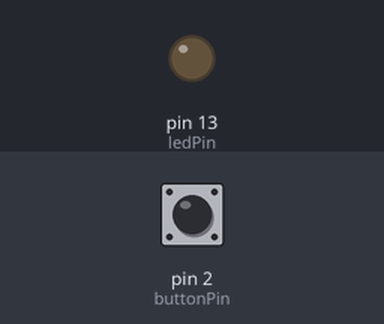
Simulated run of this sketch. Board: Arduino Uno, built with avr-gcc and run on an emulated ATmega328P. Shown: output pins drawn as LEDs (lit = HIGH). Inputs (shaded band) come from the test bench; at power-on: pin 2 (buttonPin) LOW.

Above: at 1.2 s.
1.3 s: pin 2 (buttonPin) pulled HIGH for 0.15 s
At 1.37 s:
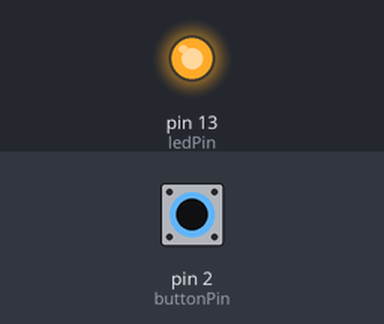
2.9 s: pin 2 (buttonPin) pulled HIGH for 3.2 s
At 6.8 s:
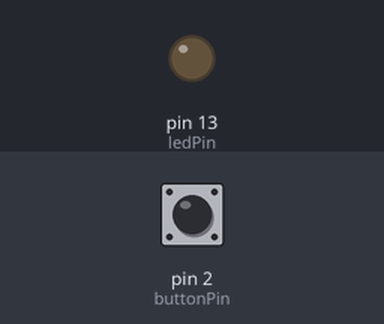
Timing chart, 0 to 8.3 s (numbered marks = the images above; inputs shaded):
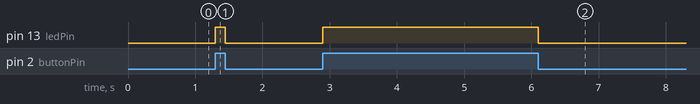

The sketch:

Hardware5.ino
```cpp
const int buttonPin = 2;
const int ledPin =  13;
int count = 0;
int buttonState = 0;

void setup()
{
  Serial.begin(9600);

  pinMode(ledPin, OUTPUT);

  pinMode(buttonPin, INPUT);
}

void loop(){

  buttonState = digitalRead(buttonPin);
  if (buttonState == HIGH) {

    digitalWrite(ledPin, HIGH);
    count++;
    if (count >= 8) {
      count = 0;
    }
  }
  else {

    digitalWrite(ledPin, LOW);
  }
}
```

Measured:
- after the input at 1.3 s, pin 13 (ledPin): LOW → HIGH at once, → LOW 0.15 s later
- after the input at 2.9 s, pin 13 (ledPin): LOW → HIGH at once, → LOW 3.2 s later
